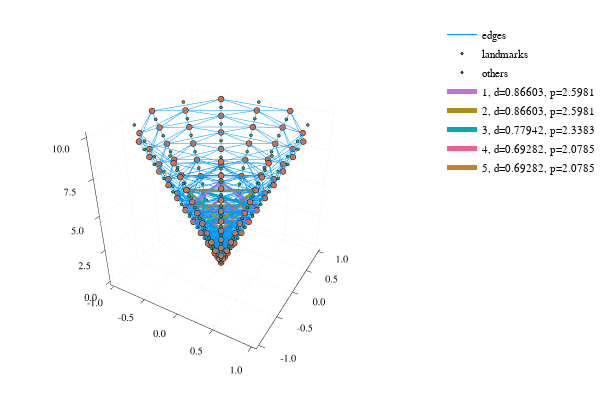

The code cell stored with this chart in its notebook:
### Code cell
plot(gc, res, only_landmarks = false)
